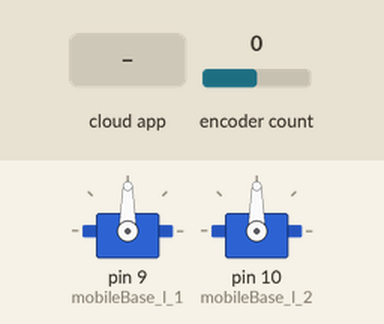
This sketch was run on a simulated Arduino Uno, built with avr-gcc and run on an emulated ATmega328P. On the bench: 2 × servo. The test bench sets the inputs (shaded band); at power-on: encoder count 0. The ROS host is connected and sends only what is stated.

Above: at 1.2 s.
1.3 s: the phone or cloud app sets linear.x to -100
Timing chart, 0 to 4.3 s (numbered marks = the images above; inputs shaded):
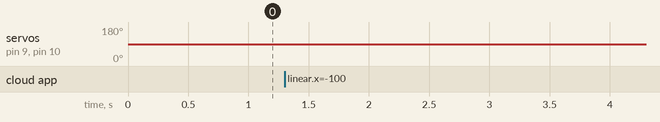

Measured:
- after the input at 1.3 s, servo on pin 9 (mobileBase_l_1), servo on pin 10 (mobileBase_l_2): 90° → 89° at once

The sketch:

pubsub.ino
```cpp
/*
 * rosserial PubSub Example
 * Prints "hello world!" and toggles led
 */
#include <Encoder.h>
#include <ros.h>
#include <std_msgs/String.h>
#include <std_msgs/Float32.h>
//#include <std_msgs/UInt16.h>/
#include <Servo.h>
#include <math.h>
#include <geometry_msgs/Twist.h>
#include <sensor_msgs/JointState.h>

float sign=1;
Encoder enc1(2,3);
Servo mobileBase_l_1,mobileBase_l_2;
float feedVx = 0;
float refVx = 90;
std_msgs::Float32 cmd_vel_rc100_msg;
std_msgs::Float32 goal_left_msg;
std_msgs::Float32 current_vel_msg;
ros::Publisher cmd_vel_rc100_pub("cmd_vel_rc100", &cmd_vel_rc100_msg);
ros::Publisher goal_left_pub("goal_left", &goal_left_msg);
ros::Publisher current_vel_pub("current_vel", &current_vel_msg);
sensor_msgs::JointState joint_states_msg;


long oldX = -999;
unsigned long oldTime = 0;

float goal_left = 0;
float diff_goal = 0;

ros::NodeHandle  nh;

//#define MOBILEBASE_L_1 9;
//#define MOBILEBASE_L_2 10;
//#define max_speed_x 1.2
//#define min_speed_x -1.2
#define WHEEL_DIST 0.547
#define WHEEL_RAD 0.125
#define PUB_PERIOD 100

//std_msgs::UInt16 uint16;/
//ros::Publisher servel("servel", &uint1/6);


void TwistCb( const geometry_msgs::Twist& twist_msg){ // 10-170

  float x = twist_msg.linear.x;
  float z = twist_msg.angular.z;

  float goal_left = 5*(x-(z*WHEEL_DIST/2));
  float goal_right = x+(z*WHEEL_DIST/2);

  unsigned long newTime = millis();


  if(newTime-oldTime>PUB_PERIOD){
    goal_left_msg.data  = goal_left;

    goal_left_pub.publish(&goal_left_msg);

    long newX = enc1.read();
    if (newX != oldX){
      feedVx = map(abs(newX-oldX),0,1000,0,90)*3.14/180*WHEEL_RAD*1000/(newTime-oldTime);
      if (newX-oldX>0) sign = -1;
      else sign = 1;
  //    Serial.print("Difference: "); Serial.println(map(newX-oldX,-200,200,-90,90));
  //    Serial.print("Interval: "); Serial.println(newTime-oldTime);
      oldTime = newTime;
      oldX = newX;
  //    Serial.print("Speed: "); Serial.println(sign*goal_left);
    }
    else{
      feedVx=0;
    }
    diff_goal = goal_left-sign*feedVx;
    if (abs(feedVx) < abs(goal_left)-0.1){
      nh.loginfo("NOT ENOUGH");
      if (diff_goal>0){
        nh.loginfo("ADD SPEED");
        refVx = refVx+0.01*(abs(diff_goal));
      }
      else{
        nh.loginfo("DECREASE SPEED");
        refVx = refVx-0.01*(abs(diff_goal));
      }

    }

//    else if(abs(feedVx) > abs(goal_left)+0.1){
//      nh.loginfo("TOO MUCH");
//      if (diff_goal<0){
//        nh.loginfo("DECREASE SPEED");
//        refVx = refVx-0.01*(abs(diff_goal));
//      }
//      else{
//        nh.loginfo("ADD SPEED");
//        refVx = refVx+0.01*(abs(diff_goal));
//      }
//    }
    mobileBase_l_1.write(refVx);
    mobileBase_l_2.write(refVx);
    cmd_vel_rc100_msg.data  = refVx;
    current_vel_msg.data = sign*feedVx;

    cmd_vel_rc100_pub.publish(&cmd_vel_rc100_msg);
    current_vel_pub.publish(&current_vel_msg);

  }
}

ros::Subscriber<geometry_msgs::Twist> sub("cmd_vel", TwistCb );


void setup()
{
//  Serial.begin(57600);
  nh.getHardware()->setBaud(57600);
  nh.initNode();
//  nh.advertise(chatter);
  nh.advertise(cmd_vel_rc100_pub);
  nh.advertise(goal_left_pub);
  nh.advertise(current_vel_pub);
  nh.subscribe(sub);
  mobileBase_l_1.attach(9);
  mobileBase_l_2.attach(10);
  joint_states_msg.header.frame_id = "EIC";
}

void loop()
{

  nh.spinOnce();


//  else if(sign*feedVx > goal_left){
//    if (sign==1){
//      feedVx = feedVx-0.05;
//      mobileBase_l_1.write(map(feedVx,-3.22,3.22,10,170));
//      mobileBase_l_2.write(map(feedVx,-3.22,3.22,10,170));
//    }
//    else{
//      feedVx = feedVx+0.05;
//      mobileBase_l_1.write(map(feedVx,-3.22,3.22,10,170));
//      mobileBase_l_2.write(map(feedVx,-3.22,3.22,10,170));
//    }
//  }

}

void setVel(Servo motor1, Servo motor2, Encoder enc){

}
```
